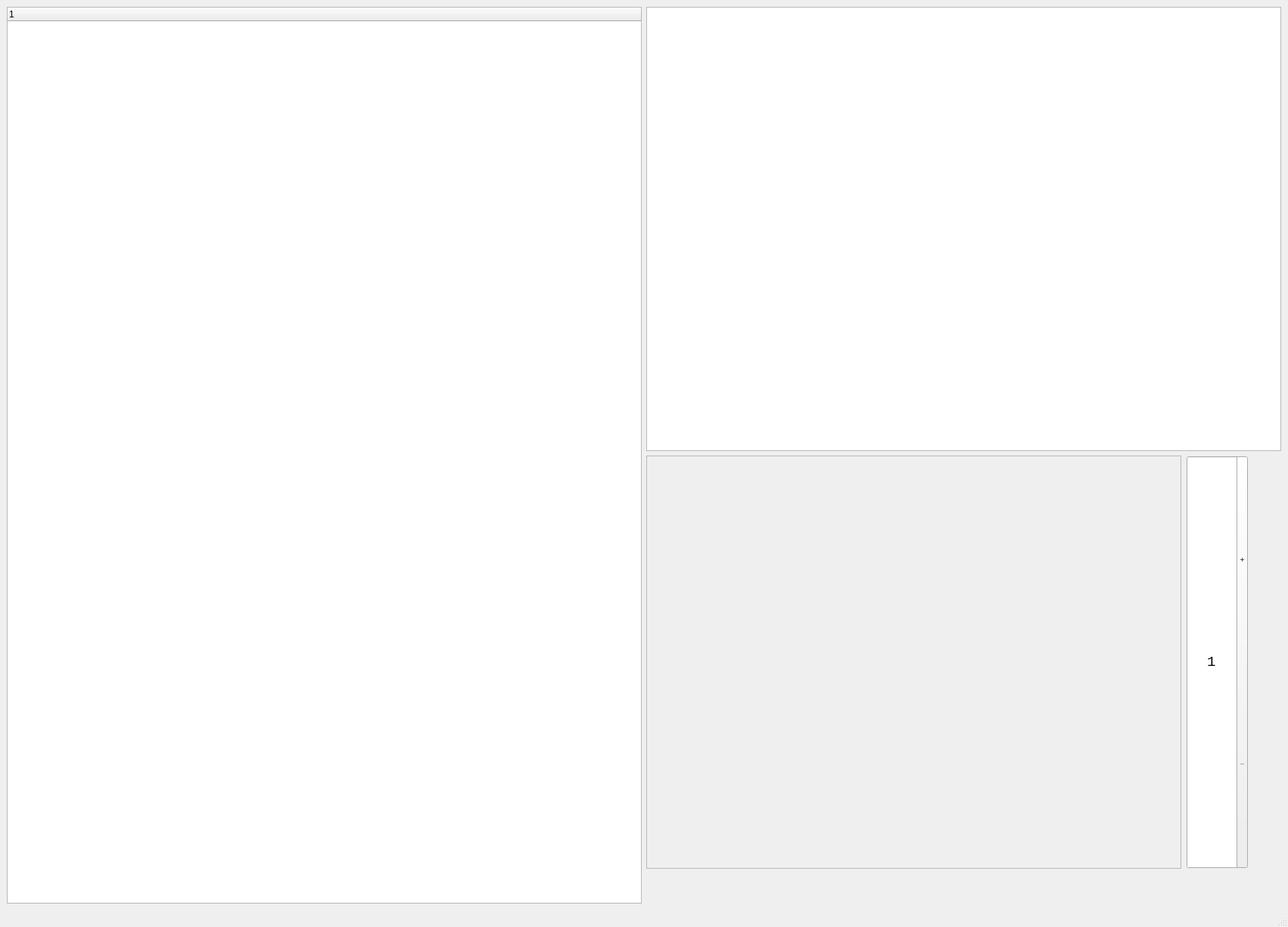
<?xml version="1.0" encoding="UTF-8"?>
<ui version="4.0">
 <class>MainWindow</class>
 <widget class="QMainWindow" name="MainWindow">
  <property name="geometry">
   <rect>
    <x>0</x>
    <y>0</y>
    <width>1702</width>
    <height>1225</height>
   </rect>
  </property>
  <property name="sizePolicy">
   <sizepolicy hsizetype="Expanding" vsizetype="Expanding">
    <horstretch>0</horstretch>
    <verstretch>0</verstretch>
   </sizepolicy>
  </property>
  <property name="contextMenuPolicy">
   <enum>Qt::DefaultContextMenu</enum>
  </property>
  <property name="windowTitle">
   <string>APFS Forensic Tool</string>
  </property>
  <widget class="QWidget" name="centralwidget">
   <property name="sizePolicy">
    <sizepolicy hsizetype="Expanding" vsizetype="Expanding">
     <horstretch>0</horstretch>
     <verstretch>0</verstretch>
    </sizepolicy>
   </property>
   <layout class="QGridLayout" name="gridLayout">
    <item row="0" column="0" rowspan="3">
     <widget class="QTreeWidget" name="treeWidget">
      <column>
       <property name="text">
        <string notr="true"/>
       </property>
      </column>
     </widget>
    </item>
    <item row="0" column="1">
     <widget class="QTableWidget" name="tableWidget">
      <property name="editTriggers">
       <set>QAbstractItemView::NoEditTriggers</set>
      </property>
      <property name="selectionBehavior">
       <enum>QAbstractItemView::SelectItems</enum>
      </property>
     </widget>
    </item>
    <item row="1" column="1">
     <widget class="QWidget" name="widget" native="true">
      <property name="enabled">
       <bool>true</bool>
      </property>
      <property name="sizePolicy">
       <sizepolicy hsizetype="Expanding" vsizetype="Expanding">
        <horstretch>0</horstretch>
        <verstretch>0</verstretch>
       </sizepolicy>
      </property>
      <widget class="QScrollArea" name="hexArea">
       <property name="geometry">
        <rect>
         <x>0</x>
         <y>0</y>
         <width>707</width>
         <height>546</height>
        </rect>
       </property>
       <property name="frameShape">
        <enum>QFrame::StyledPanel</enum>
       </property>
       <property name="lineWidth">
        <number>0</number>
       </property>
       <property name="widgetResizable">
        <bool>true</bool>
       </property>
       <property name="alignment">
        <set>Qt::AlignLeading|Qt::AlignLeft|Qt::AlignTop</set>
       </property>
       <widget class="QWidget" name="scrollAreaWidgetContents">
        <property name="geometry">
         <rect>
          <x>0</x>
          <y>0</y>
          <width>705</width>
          <height>544</height>
         </rect>
        </property>
        <property name="sizePolicy">
         <sizepolicy hsizetype="Expanding" vsizetype="Preferred">
          <horstretch>0</horstretch>
          <verstretch>0</verstretch>
         </sizepolicy>
        </property>
       </widget>
      </widget>
      <widget class="QSpinBox" name="spinBox">
       <property name="geometry">
        <rect>
         <x>714</x>
         <y>0</y>
         <width>81</width>
         <height>546</height>
        </rect>
       </property>
       <property name="sizePolicy">
        <sizepolicy hsizetype="Expanding" vsizetype="Expanding">
         <horstretch>0</horstretch>
         <verstretch>0</verstretch>
        </sizepolicy>
       </property>
       <property name="font">
        <font>
         <family>Courier New</family>
         <pointsize>14</pointsize>
        </font>
       </property>
       <property name="contextMenuPolicy">
        <enum>Qt::DefaultContextMenu</enum>
       </property>
       <property name="alignment">
        <set>Qt::AlignCenter</set>
       </property>
       <property name="readOnly">
        <bool>false</bool>
       </property>
       <property name="buttonSymbols">
        <enum>QAbstractSpinBox::PlusMinus</enum>
       </property>
       <property name="accelerated">
        <bool>false</bool>
       </property>
       <property name="minimum">
        <number>1</number>
       </property>
       <property name="maximum">
        <number>100000000</number>
       </property>
       <property name="singleStep">
        <number>1</number>
       </property>
       <property name="stepType">
        <enum>QAbstractSpinBox::DefaultStepType</enum>
       </property>
       <property name="value">
        <number>1</number>
       </property>
       <property name="displayIntegerBase">
        <number>10</number>
       </property>
      </widget>
     </widget>
    </item>
   </layout>
  </widget>
  <widget class="QStatusBar" name="statusBar"/>
  <widget class="QMenuBar" name="menuBar">
   <property name="geometry">
    <rect>
     <x>0</x>
     <y>0</y>
     <width>1702</width>
     <height>21</height>
    </rect>
   </property>
  </widget>
  <action name="actionMetadata">
   <property name="text">
    <string>Metadata</string>
   </property>
  </action>
  <action name="actionExtractFile">
   <property name="text">
    <string>Extract File</string>
   </property>
  </action>
 </widget>
 <resources/>
 <connections/>
</ui>
